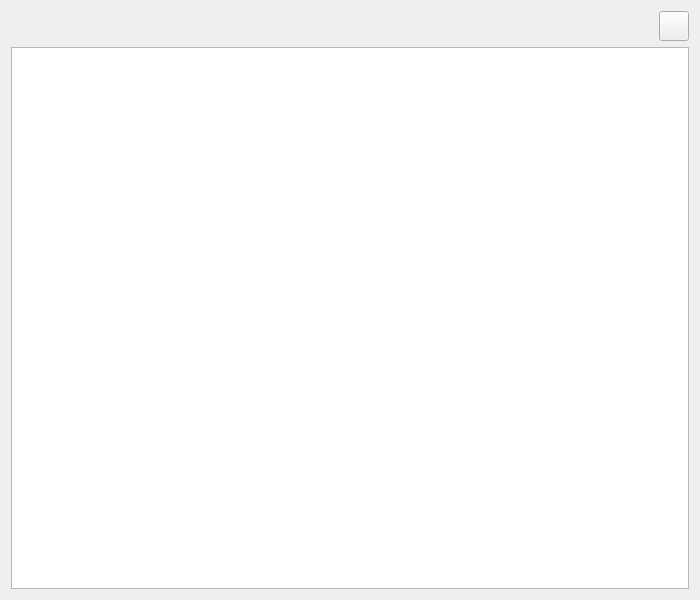
<?xml version="1.0" encoding="UTF-8"?>
<ui version="4.0">
 <class>ExchangeSiteManDialog</class>
 <widget class="QDialog" name="ExchangeSiteManDialog">
  <property name="windowModality">
   <enum>Qt::NonModal</enum>
  </property>
  <property name="geometry">
   <rect>
    <x>0</x>
    <y>0</y>
    <width>700</width>
    <height>600</height>
   </rect>
  </property>
  <property name="minimumSize">
   <size>
    <width>700</width>
    <height>600</height>
   </size>
  </property>
  <property name="font">
   <font>
    <family>Tahoma</family>
    <pointsize>10</pointsize>
   </font>
  </property>
  <property name="windowTitle">
   <string>Exchanges / Sites</string>
  </property>
  <property name="windowIcon">
   <iconset resource="../../../../image.qrc">
    <normaloff>:/Image/exch.png</normaloff>:/Image/exch.png</iconset>
  </property>
  <property name="sizeGripEnabled">
   <bool>false</bool>
  </property>
  <property name="modal">
   <bool>false</bool>
  </property>
  <layout class="QVBoxLayout" name="verticalLayout">
   <item>
    <layout class="QHBoxLayout" name="horizontalLayout">
     <item>
      <spacer name="horizontalSpacer">
       <property name="font">
        <font>
         <family>Tahoma</family>
         <pointsize>10</pointsize>
        </font>
       </property>
       <property name="orientation">
        <enum>Qt::Horizontal</enum>
       </property>
       <property name="sizeHint" stdset="0">
        <size>
         <width>40</width>
         <height>20</height>
        </size>
       </property>
      </spacer>
     </item>
     <item>
      <widget class="QPushButton" name="addBtn">
       <property name="minimumSize">
        <size>
         <width>30</width>
         <height>30</height>
        </size>
       </property>
       <property name="maximumSize">
        <size>
         <width>30</width>
         <height>30</height>
        </size>
       </property>
       <property name="font">
        <font>
         <family>Tahoma</family>
         <pointsize>10</pointsize>
        </font>
       </property>
       <property name="text">
        <string/>
       </property>
       <property name="icon">
        <iconset resource="../../../../image.qrc">
         <normaloff>:/Image/add.png</normaloff>:/Image/add.png</iconset>
       </property>
       <property name="iconSize">
        <size>
         <width>20</width>
         <height>20</height>
        </size>
       </property>
       <property name="autoDefault">
        <bool>false</bool>
       </property>
      </widget>
     </item>
    </layout>
   </item>
   <item>
    <widget class="QTableView" name="exchSiteTV">
     <property name="font">
      <font>
       <family>Tahoma</family>
       <pointsize>11</pointsize>
      </font>
     </property>
     <property name="alternatingRowColors">
      <bool>true</bool>
     </property>
     <property name="selectionMode">
      <enum>QAbstractItemView::SingleSelection</enum>
     </property>
     <property name="selectionBehavior">
      <enum>QAbstractItemView::SelectRows</enum>
     </property>
    </widget>
   </item>
  </layout>
  <action name="actionEditExchangeSite">
   <property name="icon">
    <iconset resource="../../../../image.qrc">
     <normaloff>:/Image/edit.png</normaloff>:/Image/edit.png</iconset>
   </property>
   <property name="text">
    <string>Edit Exchange Or Site</string>
   </property>
  </action>
  <action name="actionRemoveExchangeSite">
   <property name="icon">
    <iconset resource="../../../../image.qrc">
     <normaloff>:/Image/remove.png</normaloff>:/Image/remove.png</iconset>
   </property>
   <property name="text">
    <string>Remove Exchange Or Site</string>
   </property>
  </action>
  <action name="actionExport_PDF">
   <property name="icon">
    <iconset resource="../../../../image.qrc">
     <normaloff>:/Image/pdf.png</normaloff>:/Image/pdf.png</iconset>
   </property>
   <property name="text">
    <string>Export PDF</string>
   </property>
   <property name="toolTip">
    <string>Export PDF</string>
   </property>
  </action>
 </widget>
 <tabstops>
  <tabstop>addBtn</tabstop>
  <tabstop>exchSiteTV</tabstop>
 </tabstops>
 <resources>
  <include location="../../../../image.qrc"/>
 </resources>
 <connections/>
</ui>
